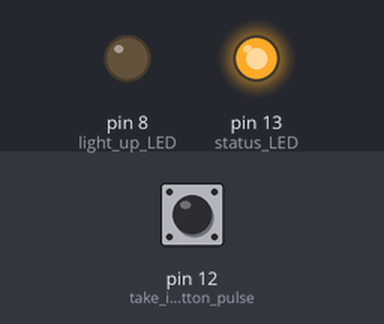
The sketch below on a simulated Arduino Uno, built with avr-gcc and run on an emulated ATmega328P. On the bench: output pins drawn as LEDs (lit = HIGH). Dashed ring = blinking. The test bench sets the inputs (shaded band); at power-on: pin 12 (take_in_button_pulse) LOW.

Above: at 3.8 s.
3.9 s: pin 12 (take_in_button_pulse) pulled HIGH for 1.3 s
At 4.01 s:
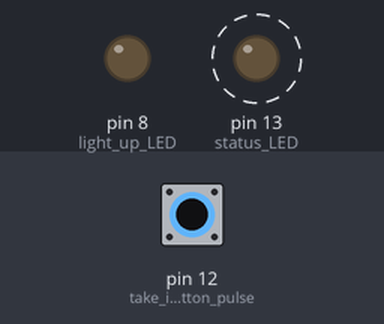
At 9.2 s:
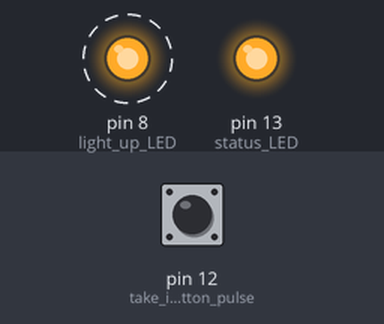
Timing chart, 0 to 15.4 s (numbered marks = the images above; inputs shaded):
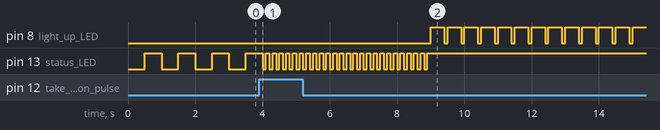

Measured:
- after the input at 3.9 s, pin 8 (light_up_LED): alternates HIGH for 0.40 s and LOW for 0.10 s, starting after 5.1 s; pin 13 (status_LED): alternates HIGH for 0.10 s and LOW for 0.10 s, 49 changes in all, then stays HIGH, starting after 0.20 s

The sketch:

_140509_ButtonEnable.ino
```cpp
/*
main objective: correctly setup
with pull-down (high true) button
a "go" button.

FOLLOW UP: works just fine
*/

int go=0;
int on=0;


void setup(){
  pinMode(12,INPUT); //take in button pulse (high-true)
  pinMode(8,OUTPUT); //light up LED ("motors")
  digitalWrite(8,LOW);
  pinMode(13,OUTPUT); //status LED
  digitalWrite(13,LOW);

  while(go==0){
    delay(500);
	digitalWrite(13,HIGH);
	delay(500);
	digitalWrite(13,LOW);
	go=digitalRead(12);
  }//awaiting "go" input


  int length=5;//seconds to have "warning blink"
  int blink=100; //blink cycle half length (ms)
  for (int i=0;i<length*500/blink;i++){
	//will blink at 1cyc/(2*x) ms, for y seconds
	digitalWrite(13,LOW);
	delay(blink);
	digitalWrite(13,HIGH);
	delay(blink);
  }//warning loop


}//setup

void loop(){

	digitalWrite(8,HIGH);
	delay(400);
	digitalWrite(8,LOW);
	delay(100);

}//loop
```
